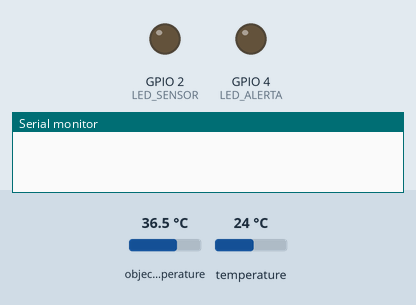
This sketch was run on a simulated ESP32. On the bench: output pins drawn as LEDs (lit = HIGH), the last lines printed to the serial monitor. The test bench sets the inputs (shaded band); at power-on: object temperature 36.5 °C, temperature 24 °C.

Above: at 0.0 s.
At 1.4 s:
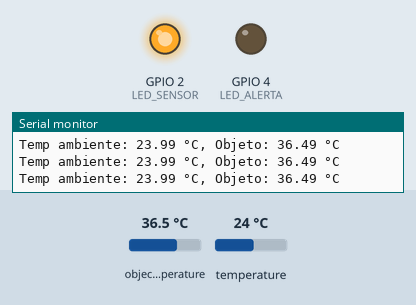
1.5 s: object temperature set to 36.8 °C
3.0 s: object temperature set to 37.3 °C
At 3.7 s:
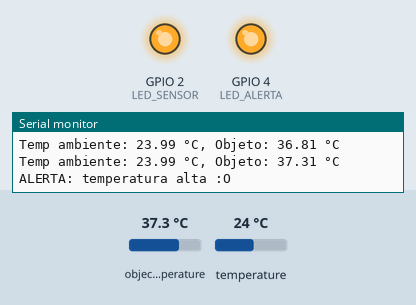
Timing chart, 0 to 6.0 s (numbered marks = the images above; inputs shaded):
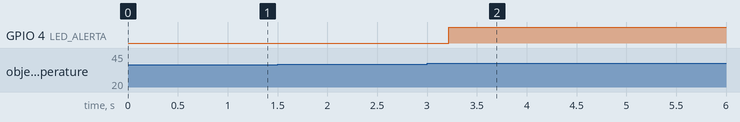

The sketch:

Examen2.ino
```cpp
//Practica 4– Comunicación Digital: I2C y SPI
//Integrantes:
//Aline Vides
//Jose Fernandez
//Nataly Romero

#include "funciones.h"

void setup() {
  iniciarSerial();   // Inicializa Serial
  iniciarI2C();      // Inicializa bus I2C
  iniciarSensor();   // Inicializa el sensor
  iniciarLEDs();     // Inicializa LEDs
}

void loop() {
  actualizarFSM();   // Máquina de estados que controla lectura y LEDs
  delay(500);
}
```

funciones.cpp
```cpp
#include "funciones.h"

// =========Sensor========
Adafruit_MLX90614 mlx = Adafruit_MLX90614();

// ======= Variables =======
float temperaturaObjeto = 0;
float temperaturaAmbiente = 0;
float tempLimite = 37.0; // Temperatura limite de alerta
EstadosFSM estadoActual = SENSOR_NO_LISTO;

// Inicializa Serial
void iniciarSerial() {
  Serial.begin(BAUDRATE);
  delay(200);
  Serial.println("INICIANDO EL PROGRAMA:) :");
}

// Inicializa bus I2C
void iniciarI2C() {
  Wire.begin(PIN_SDA, PIN_SCL);
  Serial.println("Bus I2C iniciado");
}

//Inicializa sensor
void iniciarSensor() {
  if (!mlx.begin()) {
    Serial.println("ERROR :( : el sensor no fue encontrado");
    estadoActual = SENSOR_NO_LISTO;
    while(1) delay(1000);
  } else {
    estadoActual = SENSOR_LISTO;
    Serial.println("Sensor de temperatura detectado :)");
  }
}

// Inicializa LEDs
void iniciarLEDs() {
  pinMode(LED_SENSOR, OUTPUT);
  pinMode(LED_ALERTA, OUTPUT);
  actualizarLEDs(); // Actualiza LEDs segun el estado inicial
}

// Lee temperaturas
void leerTemperaturas() {
  temperaturaAmbiente = mlx.readAmbientTempC();
  temperaturaObjeto = mlx.readObjectTempC();

  Serial.print("Temp ambiente: ");
  Serial.print(temperaturaAmbiente);
  Serial.print(" °C, Objeto: ");
  Serial.print(temperaturaObjeto);
  Serial.println(" °C");
}

// FSM
void actualizarFSM() {
  leerTemperaturas();

  // Cambia el estado segun la temperatura
  if (estadoActual == SENSOR_LISTO) {
    if (temperaturaObjeto >= tempLimite) {
      estadoActual = ALERTA_TEMP;
      Serial.println("ALERTA: temperatura alta :O");
    }
  } else if (estadoActual == ALERTA_TEMP) {
    if (temperaturaObjeto < tempLimite) {
      estadoActual = SENSOR_LISTO;
      Serial.println("Temperatura normal :3");
    }
  }

  actualizarLEDs();
}

// Actualiza LEDs segun el estado
void actualizarLEDs() {
  if (estadoActual == SENSOR_LISTO) {
    digitalWrite(LED_SENSOR, HIGH);
    digitalWrite(LED_ALERTA, LOW);
  } else if (estadoActual == ALERTA_TEMP) {
    digitalWrite(LED_SENSOR, HIGH);
    digitalWrite(LED_ALERTA, HIGH);
  } else { // SENSOR_NO_LISTO
    digitalWrite(LED_SENSOR, LOW);
    digitalWrite(LED_ALERTA, LOW);
  }
}
```

funciones.h
```cpp
#ifndef FUNCIONES_H
#define FUNCIONES_H

#include <Arduino.h>
#include <Wire.h>
#include <Adafruit_MLX90614.h>

#define PIN_SDA 21
#define PIN_SCL 22
#define LED_SENSOR 2    // LED indica que el sensor está listo
#define LED_ALERTA 4    // LED se enciende si la temperatura es alta

// Sensor
extern Adafruit_MLX90614 mlx;

// Variables
#define BAUDRATE 115200
extern float temperaturaObjeto;
extern float temperaturaAmbiente;
extern float tempLimite; // Temperatura de alerta
enum EstadosFSM { SENSOR_NO_LISTO, SENSOR_LISTO, ALERTA_TEMP };
extern EstadosFSM estadoActual;

// Funciones
void iniciarSerial();
void iniciarI2C();
void iniciarSensor();
void iniciarLEDs();
void leerTemperaturas();
void actualizarFSM();
void actualizarLEDs();

#endif
```

Measured:
- the behaviour switches between 37 and 37.1 °C on object temperature (found by bisection; images 1 and 2)
- after the input at 3.0 s, GPIO 4 (LED_ALERTA): LOW → HIGH after 0.22 s
